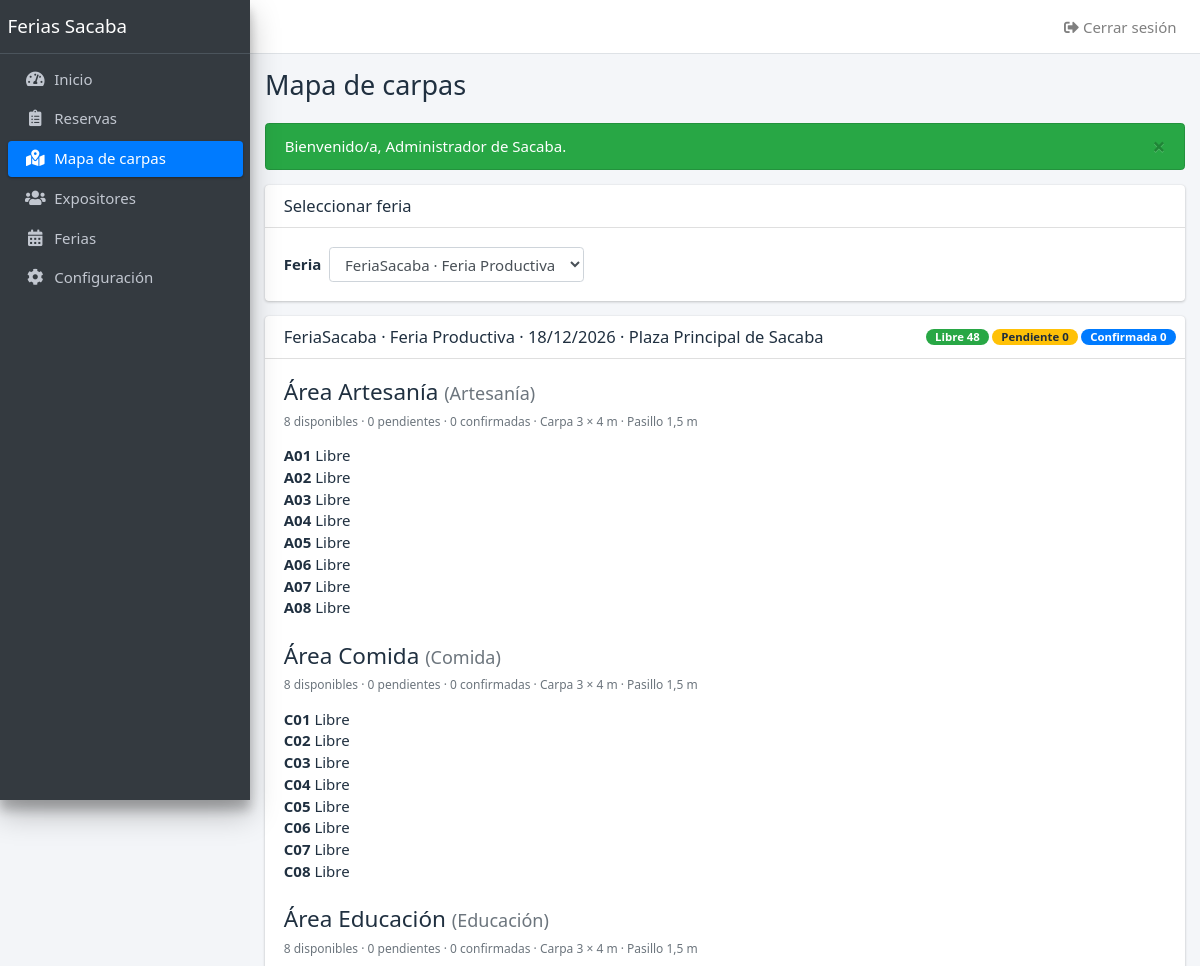
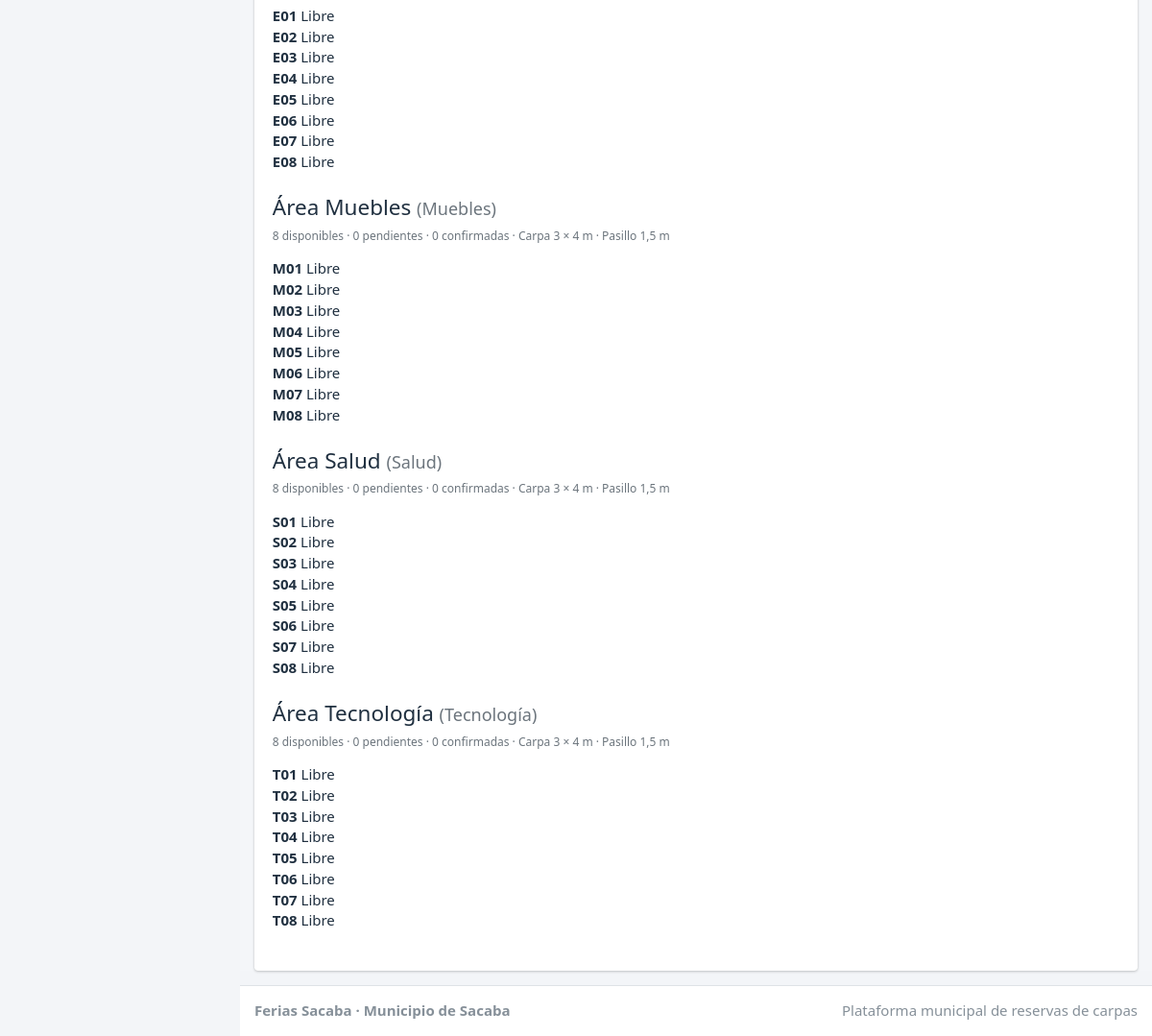
Screenshot of /index.php?ruta=admin/mapa (signed in) with the database file from the repository (2 pictures, top to bottom).
### tables this page shows
CREATE TABLE ferias (
    id        INT AUTO_INCREMENT PRIMARY KEY,
    nombre    VARCHAR(120) NOT NULL,
    fecha     DATE NOT NULL,
    lugar     VARCHAR(180) NOT NULL,
    latitud   DECIMAL(9,6) NULL,
    longitud  DECIMAL(9,6) NULL,
    foto      VARCHAR(255) NULL,
    estado    ENUM('borrador','abierta','cerrada') NOT NULL DEFAULT 'borrador',
    CONSTRAINT chk_ferias_latitud  CHECK (latitud  BETWEEN -90 AND 90),
    CONSTRAINT chk_ferias_longitud CHECK (longitud BETWEEN -180 AND 180)
);

CREATE TABLE areas (
    id           INT AUTO_INCREMENT PRIMARY KEY,
    feria_id     INT NOT NULL,
    categoria_id INT NOT NULL,
    nombre       VARCHAR(80) NOT NULL,
    ancho_m      DECIMAL(6,2) NOT NULL,
    largo_m      DECIMAL(6,2) NOT NULL,
    pasillo_m    DECIMAL(6,2) NOT NULL DEFAULT 1.50,
    UNIQUE KEY uq_areas_nombre (feria_id, nombre),
    UNIQUE KEY uq_areas_id_feria (id, feria_id),
    CONSTRAINT fk_areas_feria
        FOREIGN KEY (feria_id) REFERENCES ferias(id),
    CONSTRAINT fk_areas_categoria
        FOREIGN KEY (categoria_id) REFERENCES categorias(id),
    CONSTRAINT chk_areas_medidas
        CHECK (ancho_m > 0 AND largo_m > pasillo_m AND pasillo_m > 0)
);

CREATE TABLE categorias (
    id     INT AUTO_INCREMENT PRIMARY KEY,
    nombre VARCHAR(80) NOT NULL UNIQUE,
    activo TINYINT(1) NOT NULL DEFAULT 1
);

### app/core/helpers.php (called while the page is built, shortened)
<?php
function e(mixed $valor): string
{
    return htmlspecialchars((string) ($valor ?? ''), ENT_QUOTES, 'UTF-8');
}
function vista(string $nombre, array $datos = []): void
{
    extract($datos, EXTR_SKIP);
    require dirname(__DIR__) . '/views/' . $nombre . '.php';
}
function quitar_acentos(string $texto): string
{
    return strtr($texto, [
        'á' => 'a', 'é' => 'e', 'í' => 'i', 'ó' => 'o', 'ú' => 'u', 'ü' => 'u', 'ñ' => 'n',
        'Á' => 'A', 'É' => 'E', 'Í' => 'I', 'Ó' => 'O', 'Ú' => 'U', 'Ü' => 'U', 'Ñ' => 'N',
    ]);
}
function fecha_corta(?string $fecha): string
{
    $t = strtotime($fecha);
    return $t === false ? $fecha : date('d/m/Y', $t);
}

### app/controllers/PanelController.php (called while the page is built, shortened)
<?php
final class PanelController
{
    public function mapaCarpas(): void
    {
        $ferias = (new Feria())->listar();
        $feriaId = pedir_id(pedir_get('feria_id'));
        $feria = null;
        if ($feria === null && $ferias !== []) {
            $feria = $ferias[0];
            $feriaId = (int) $feria['id'];
        }
        $plano = $feriaId !== null ? (new UbicacionService())->planoDeFeria($feriaId) : null;
        vista('admin/mapa', ['ferias' => $ferias, 'feria' => $feria, 'plano' => $plano]);
    }
}

### app/core/bootstrap.php (called while the page is built, shortened)
<?php
spl_autoload_register(static function (string $clase): void {
    $carpetas = ['/app/core/', '/app/controllers/', '/app/models/', '/app/services/', '/config/'];
    foreach ($carpetas as $carpeta) {
        $archivo = RAIZ_PROYECTO . $carpeta . $clase . '.php';
        if (is_file($archivo)) {
            return;
        }
    }
});
require_once __DIR__ . '/helpers.php';

### config/Database.php (called while the page is built, shortened)
<?php
final class Database
{
    private static ?PDO $conexion = null;
    public static function conectar(): PDO
    {
        if (self::$conexion === null) {
            $c = require __DIR__ . '/config.php';
            $dsn = sprintf(
                'mysql:host=%s;port=%s;dbname=%s;charset=utf8mb4',
                $c['db_host'],
                $c['db_port'],
                $c['db_name']
            );
            self::$conexion = new PDO($dsn, $c['db_user'], $c['db_pass'], [
                PDO::ATTR_ERRMODE            => PDO::ERRMODE_EXCEPTION,
                PDO::ATTR_DEFAULT_FETCH_MODE => PDO::FETCH_ASSOC,
                PDO::ATTR_EMULATE_PREPARES   => false,
            ]);
        }
        return self::$conexion;
    }
}

### app/models/Feria.php (called while the page is built, shortened)
<?php
require_once __DIR__ . '/Modelo.php';
final class Feria extends Modelo
{
    public function listar(array $filtros = []): array
    {
        $sql = "SELECT f.*,
                       (SELECT COUNT(*) FROM areas a WHERE a.feria_id = f.id) AS zonas,
                       (SELECT COUNT(*) FROM solicitudes s WHERE s.feria_id = f.id
                            AND s.estado IN ('pendiente', 'espera', 'confirmada', 'asignada')) AS reservas
                FROM ferias f";
        $parametros = [];
        return $this->consultar($sql . ' ORDER BY f.fecha DESC, f.id DESC', $parametros);
    }
}

### app/models/Modelo.php (called while the page is built, shortened)
<?php
require_once __DIR__ . '/../../config/Database.php';
abstract class Modelo
{
    protected PDO $db;
    public function __construct()
    {
        $this->db = Database::conectar();
    }
    protected function consultar(string $sql, array $parametros = []): array
    {
        $consulta = $this->db->prepare($sql);
        $consulta->execute($parametros);
        return $consulta->fetchAll();
    }
}

### app/models/TipoCarpa.php (called while the page is built, shortened)
<?php
require_once __DIR__ . '/Modelo.php';
final class TipoCarpa extends Modelo
{
    public function oficial(): array
    {
        $filas = $this->consultar(
            'SELECT * FROM tipos_carpa WHERE activo = 1 AND ancho_m = 3.00 AND largo_m = 4.00 ORDER BY id LIMIT 1'
        );
        return $filas[0];
    }
}

### app/services/UbicacionService.php (called while the page is built, shortened)
<?php
final class UbicacionService
{
    private static function cm(mixed $metros): int
    {
        return (int) round((float) $metros * 100);
    }
    private function rectangulos(array $puestos): array
    {
        $rects = [];
        return $rects;
    }
    public function columnasYFilas(array $area, array $carpa): array
    {
        $w = self::cm($carpa['ancho_m']);
        $h = self::cm($carpa['largo_m']);
        $largoUtil = self::cm($area['largo_m']) - self::cm($area['pasillo_m']);
        return [max(0, intdiv(self::cm($area['ancho_m']), $w)), max(0, intdiv($largoUtil, $h))];
    }
    public function cuadricula(array $area, array $carpa, array $puestos, string $prefijo, array $codigosEnUso = []): array
    {
        $puestos = array_values($puestos);
        [$columnas, $filas] = $this->columnasYFilas($area, $carpa);
        $w = self::cm($carpa['ancho_m']);
        $h = self::cm($carpa['largo_m']);
        $celdas = [];
        $numero = 0;
        for ($fila = 0; $fila < $filas; $fila++) {
            for ($columna = 0; $columna < $columnas; $columna++) {
                $numero++;
                $x = $columna * $w;
                $y = $fila * $h;
                $codigo = sprintf('%s%02d', $prefijo, $numero);
                $estado = 'libre';
                $puesto = null;
                $celdas[] = [
                    'codigo'  => $codigo,
                    'fila'    => $fila + 1,
                    'columna' => $columna + 1,
                    'x_m'     => $x / 100,
                    'y_m'     => $y / 100,
                    'estado'  => $estado,
                    'puesto'  => $puesto,
                ];
            }
        }
        $sueltos = [];
        return ['columnas' => $columnas, 'filas' => $filas, 'celdas' => $celdas, 'sueltos' => $sueltos];
    }
    public function planoDeFeria(int $feriaId, ?int $categoriaId = null): array
    {
        $carpa = (new TipoCarpa())->oficial();
        $modeloAreas = new Area();
        $areas = $modeloAreas->listar(['feria_id' => $feriaId]);
        $prefijos = $modeloAreas->prefijos($areas);
        $porArea = [];
        $codigosEnUso = [];
        foreach ((new Asignacion())->puestosDeFeria($feriaId) as $p) {
            $porArea[(int) $p['area_id']][] = $p;
            $codigosEnUso[] = strtoupper((string) $p['codigo']);
        }
        $plano = ['carpa' => $carpa, 'zonas' => [], 'total' => 0, 'libres' => 0, 'pendientes' => 0, 'confirmadas' => 0];
        foreach ($areas as $area) {
            $puestos = $porArea[(int) $area['id']] ?? [];
            $zona = ['area' => $area]
                + $this->cuadricula($area, $carpa, $puestos, $prefijos[(int) $area['id']], $codigosEnUso)
                + ['total' => 0, 'libres' => 0, 'pendientes' => 0, 'confirmadas' => 0];
            $zona['total'] = count($zona['celdas']);
            foreach ($zona['celdas'] as $celda) {
                if ($celda['estado'] === 'libre') {
                    $zona['libres']++;
                }
            }
            foreach (['total', 'libres', 'pendientes', 'confirmadas'] as $clave) {
                $plano[$clave] += $zona[$clave];
            }
            $plano['zonas'][] = $zona;
        }
        return $plano;
    }
}

### app/models/Area.php (called while the page is built, shortened)
<?php
require_once __DIR__ . '/Modelo.php';
final class Area extends Modelo
{
    public function listar(array $filtros = []): array
    {
        $sql = 'SELECT a.*, f.nombre AS feria, c.nombre AS categoria,
                       (SELECT COUNT(*) FROM asignaciones x WHERE x.area_id = a.id) AS puestos,
                       (SELECT COALESCE(SUM(x.ancho_m * x.largo_m), 0) FROM asignaciones x WHERE x.area_id = a.id) AS ocupado
                FROM areas a
                JOIN ferias f ON f.id = a.feria_id
                JOIN categorias c ON c.id = a.categoria_id';
        $parametros = [];
        if (!empty($filtros['feria_id'])) {
            $sql .= ' WHERE a.feria_id = :feria_id';
            $parametros['feria_id'] = (int) $filtros['feria_id'];
        }
        return $this->consultar($sql . ' ORDER BY f.fecha DESC, f.nombre, a.nombre', $parametros);
    }
    public static function prefijoCodigo(string $nombre): string
    {
        $ultima = self::ultimaPalabra($nombre);
        $letra = strtoupper(substr($ultima, 0, 1));
        return preg_match('/^[A-Z]$/', $letra) === 1 ? $letra : 'P';
    }
    public function prefijos(array $areas): array
    {
        usort($areas, static fn (array $a, array $b): int => (int) $a['id'] <=> (int) $b['id']);
        $usados = [];
        $prefijos = [];
        foreach ($areas as $area) {
            $base = self::prefijoCodigo((string) $area['nombre']);
            $candidatos = [$base];
            $letras = strtoupper((string) preg_replace('/[^A-Za-z]/', '', self::ultimaPalabra((string) $area['nombre'])));
            if (!str_ends_with($base, '-') && strlen($letras) >= 2) {
                $candidatos[] = substr($letras, 0, 2);
            }
            $elegido = null;
            foreach ($candidatos as $candidato) {
                if (!isset($usados[$candidato])) {
                    $elegido = $candidato;
                    break;
                }
            }
            $usados[$elegido] = true;
            $prefijos[(int) $area['id']] = $elegido;
        }
        return $prefijos;
    }
    private static function ultimaPalabra(string $nombre): string
    {
        $palabras = preg_split('/\s+/u', trim($nombre)) ?: [];
        return quitar_acentos((string) end($palabras));
    }
}

### app/models/Asignacion.php (called while the page is built, shortened)
<?php
require_once __DIR__ . '/Modelo.php';
final class Asignacion extends Modelo
{
    public function puestosDeFeria(int $feriaId): array
    {
        return $this->consultar(
            'SELECT x.id, x.codigo, x.area_id, x.solicitud_id, x.x_m, x.y_m, x.ancho_m, x.largo_m,
                    ' . Solicitud::ESTADO_SQL . ' AS estado_reserva,
                    s.expositor_id, e.emprendimiento, u.nombre AS titular, c.nombre AS categoria
             FROM asignaciones x
             JOIN solicitudes s ON s.id = x.solicitud_id
             JOIN expositores e ON e.id = s.expositor_id
             JOIN usuarios u ON u.id = e.usuario_id
             JOIN categorias c ON c.id = s.categoria_id
             WHERE x.feria_id = :feria_id
             ORDER BY x.area_id, x.y_m, x.x_m',
            ['feria_id' => $feriaId]
        );
    }
}

### app/views/admin/mapa.php (the view, shortened to what this page needs)
<?php
require __DIR__ . '/../layout/header.php';
?>
<div class="card">
    <div class="card-header"><h3 class="card-title">Seleccionar feria</h3></div>
    <div class="card-body">
        <form method="get" action="index.php" class="form-inline">
            <label class="mr-2" for="feria_id">Feria</label>
            <select id="feria_id" name="feria_id" class="form-control mr-2" onchange="this.form.submit()">
                <?php foreach ($ferias as $f): ?>
                    <option value="<?= (int) $f['id'] ?>"<?= $feria !== null && (int) $feria['id'] === (int) $f['id'] ? ' selected' : '' ?>><?= e($f['nombre']) ?></option>
                <?php endforeach; ?>
            </select>
        </form>
    </div>
</div>
<?php if ($feria !== null && $plano !== null): ?>
    <div class="card">
        <div class="card-header">
            <h3 class="card-title"><?= e($feria['nombre']) ?> · <?= e(fecha_corta($feria['fecha'])) ?> · <?= e($feria['lugar']) ?></h3>
            <div class="card-tools text-sm">
                <span class="badge badge-success">Libre <?= (int) $plano['libres'] ?></span>
                <span class="badge badge-warning">Pendiente <?= (int) $plano['pendientes'] ?></span>
                <span class="badge badge-primary">Confirmada <?= (int) $plano['confirmadas'] ?></span>
            </div>
        </div>
        <div class="card-body">
            <?php foreach ($plano['zonas'] as $zona): ?>
                <section class="mb-4">
                    <h4><?= e($zona['area']['nombre']) ?> <small class="text-muted">(<?= e($zona['area']['categoria']) ?>)</small></h4>
                    <p class="text-muted small"><?= (int) $zona['libres'] ?> disponibles · <?= (int) $zona['pendientes'] ?> pendientes · <?= (int) $zona['confirmadas'] ?> confirmadas · Carpa 3 × 4 m · Pasillo <?= e(medida($zona['area']['pasillo_m'])) ?> m</p>
                    <?php if ($zona['celdas'] === []): ?>
                        <div class="alert alert-light">Las medidas del área no permiten ubicar una carpa oficial.</div>
                    <?php else: ?>
                        <div class="mapa-carpa-grid" style="--columnas:<?= max(1, (int) $zona['columnas']) ?>">
                            <?php foreach ($zona['celdas'] as $celda): ?>
                                <?php
                                $puesto = $celda['puesto'] ?? [];
                                $estado = $celda['estado'] === 'libre' ? 'libre' : (string) ($puesto['estado_reserva'] ?? 'bloqueada');
                                $ocupante = trim((string) ($puesto['emprendimiento'] ?? '') . ' · ' . (string) ($puesto['titular'] ?? ''), ' ·');
                                ?>
                                <div class="mapa-carpa mapa-carpa-<?= e($estado) ?>" title="<?= e($ocupante) ?>">
                                    <strong><?= e($celda['codigo']) ?></strong>
                                    <span><?= e($estado === 'libre' ? 'Libre' : nombre_estado($estado)) ?></span>
                                </div>
                            <?php endforeach; ?>
                        </div>
                    <?php endif; ?>
                </section>
            <?php endforeach; ?>
        </div>
    </div>
<?php endif; ?>
<?php require __DIR__ . '/../layout/footer.php'; ?>

### rows the page displays
ferias: nombre "FeriaSacaba · Feria Productiva", fecha "18/12/2026", lugar "Plaza Principal de Sacaba"
areas: nombre "Área Artesanía", pasillo_m "1,5"
categorias: nombre "Artesanía"
areas: codigo "A04", estado "Libre", codigo "C04", codigo "E04", codigo "M04", codigo "S04", nombre "Área Tecnología", pasillo_m "1,5", codigo "T04"
areas: nombre "Área Comida", pasillo_m "1,5"
categorias: nombre "Comida"
areas: nombre "Área Educación", pasillo_m "1,5"
categorias: nombre "Educación"
areas: nombre "Área Muebles", pasillo_m "1,5"
categorias: nombre "Muebles"
areas: nombre "Área Salud", pasillo_m "1,5"
categorias: nombre "Salud"
categorias: nombre "Tecnología"

### other values shown
$tituloPagina "Mapa de carpas"
$m['texto'] "Bienvenido/a, Administrador de Sacaba."
$plano['libres'] "48"
$plano['pendientes'] "0"
$plano['confirmadas'] "0"
$zona['libres'] "8"
$zona['pendientes'] "0"
$zona['confirmadas'] "0"
$celda['codigo'] "A01"
$estado === 'libre' ? 'Libre' : nombre_estado($estado) "Libre"
$celda['codigo'] "A02"
$celda['codigo'] "A03"
$celda['codigo'] "A05"
$celda['codigo'] "A06"
$celda['codigo'] "A07"
